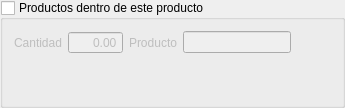
                           <widget class="QGroupBox" name="gbRelacion">
                            <property name="sizePolicy">
                             <sizepolicy hsizetype="Preferred" vsizetype="Expanding">
                              <horstretch>0</horstretch>
                              <verstretch>0</verstretch>
                             </sizepolicy>
                            </property>
                            <property name="title">
                             <string>Productos dentro de este producto</string>
                            </property>
                            <property name="checkable">
                             <bool>true</bool>
                            </property>
                            <property name="checked">
                             <bool>false</bool>
                            </property>
                            <layout class="QVBoxLayout" name="verticalLayout_39">
                             <item>
                              <layout class="QHBoxLayout" name="horizontalLayout_30">
                               <item>
                                <widget class="QLabel" name="label_78">
                                 <property name="text">
                                  <string>Cantidad</string>
                                 </property>
                                </widget>
                               </item>
                               <item>
                                <widget class="QDoubleSpinBox" name="leNum">
                                 <property name="alignment">
                                  <set>Qt::AlignRight|Qt::AlignTrailing|Qt::AlignVCenter</set>
                                 </property>
                                 <property name="buttonSymbols">
                                  <enum>QAbstractSpinBox::NoButtons</enum>
                                 </property>
                                 <property name="maximum">
                                  <double>9999.989999999999782</double>
                                 </property>
                                </widget>
                               </item>
                               <item>
                                <widget class="QLabel" name="label_79">
                                 <property name="text">
                                  <string>Producto</string>
                                 </property>
                                </widget>
                               </item>
                               <item>
                                <widget class="QLineEdit" name="leProd">
                                 <property name="sizePolicy">
                                  <sizepolicy hsizetype="Fixed" vsizetype="Fixed">
                                   <horstretch>0</horstretch>
                                   <verstretch>0</verstretch>
                                  </sizepolicy>
                                 </property>
                                </widget>
                               </item>
                               <item>
                                <spacer name="horizontalSpacer_13">
                                 <property name="orientation">
                                  <enum>Qt::Horizontal</enum>
                                 </property>
                                 <property name="sizeHint" stdset="0">
                                  <size>
                                   <width>40</width>
                                   <height>20</height>
                                  </size>
                                 </property>
                                </spacer>
                               </item>
                              </layout>
                             </item>
                             <item>
                              <spacer name="verticalSpacer_2">
                               <property name="orientation">
                                <enum>Qt::Vertical</enum>
                               </property>
                               <property name="sizeHint" stdset="0">
                                <size>
                                 <width>20</width>
                                 <height>40</height>
                                </size>
                               </property>
                              </spacer>
                             </item>
                            </layout>
                           </widget>
